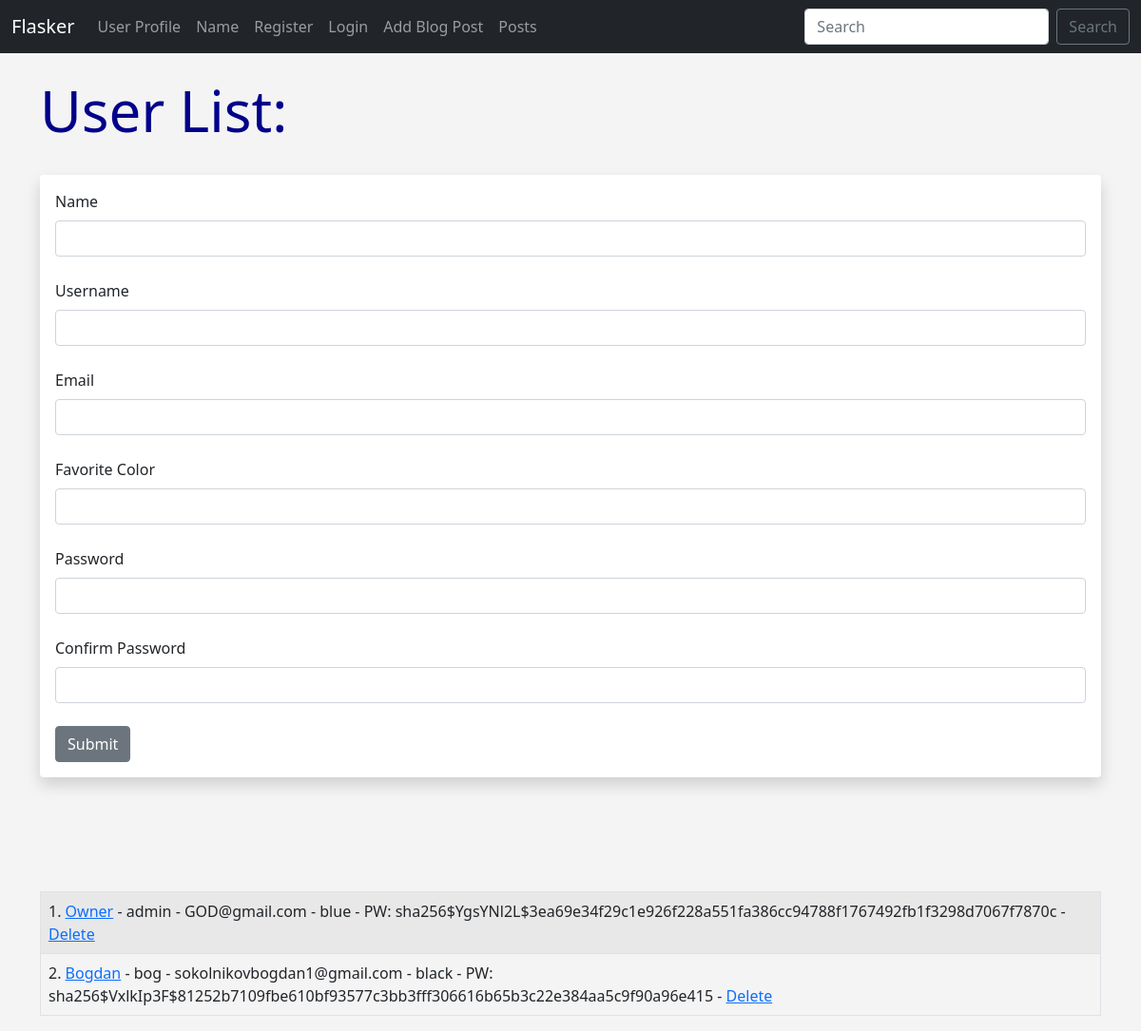
Screenshot of /user/add with the database file from the repository.
### hello.py (models this page shows, shortened)
class Users(db.Model, UserMixin):
	id = db.Column(db.Integer, primary_key=True)
	username = db.Column(db.String(20), nullable=False, unique=True)
	name = db.Column(db.String(200), nullable=False)
	email = db.Column(db.String(120), nullable=False, unique=True)
	favorite_color = db.Column(db.String(120))
	about_author = db.Column(db.Text(500), nullable=True)
	date_added = db.Column(db.DateTime, default=datetime.utcnow)
	profile_pic = db.Column(db.String(), nullable=True)
	password_hash = db.Column(db.String(128))
	posts = db.relationship('Posts', backref='poster')
	@property
	def password(self):
		raise AttributeError('password is not a readable attribute!')

### hello.py (the view, shortened to what this page needs)
@app.route('/user/add', methods=['GET', 'POST'])
def add_user():
	name = None
	form = UserForm()
	our_users = Users.query.order_by(Users.date_added)
	return render_template("add_user.html",
		form=form,
		name=name,
		our_users=our_users)

### webforms.py
class UserForm(FlaskForm):
	name = StringField("Name", validators=[DataRequired()])
	username = StringField("Username", validators=[DataRequired()])
	email = StringField("Email", validators=[DataRequired()])
	favorite_color = StringField("Favorite Color")
	about_author = TextAreaField("About Author")
	password_hash = PasswordField('Password', validators=[DataRequired(), EqualTo('password_hash2', message='Passwords Must Match!')])
	password_hash2 = PasswordField('Confirm Password', validators=[DataRequired()])
	profile_pic = FileField("Profile Pic")
	submit = SubmitField("Submit")

class SearchForm(FlaskForm):
	searched = StringField("Searched", validators=[DataRequired()])
	submit = SubmitField("Submit")

### hello.py (called while the page is built)
@app.context_processor
def base():
	form = SearchForm()
	return dict(form=form)

### templates/add_user.html (shortened to what this page needs)
{% extends 'base.html' %}
{% block content %}
{% if name %}
	<h1>User Added!</h1>
	<br/><br/>
<table class="table table-hover table-bordered table-striped">
{% for our_user in our_users %}
	<tr>
	<td>{{ our_user.id }}. <a href="{{ url_for('update', id=our_user.id)}}">{{ our_user.name }}</a> - {{ our_user.email }} - {{ our_user.favorite_color }} -
		<a href="{{ url_for('delete', id=our_user.id)}}">Delete</a></td>
	</tr>
{% endfor %}
</table>
{% else %}
	<h1>User List:</h1>
	<br/>
<div class="shadow p-3 mb-5 bg-body rounded">
	<form method="POST">
		{{ form.name.label(class="form-label") }}
		{{ form.name(class="form-control") }}
		<br/>
		{{ form.username.label(class="form-label") }}
		{{ form.username(class="form-control") }}
		<br/>
		{{ form.email.label(class="form-label") }}
		{{ form.email(class="form-control") }}
		<br/>
		{{ form.favorite_color.label(class="form-label") }}
		{{ form.favorite_color(class="form-control") }}
		<br/>
		{{ form.password_hash.label(class="form-label") }}
		{{ form.password_hash(class="form-control") }}
		<br/>
		{{ form.password_hash2.label(class="form-label") }}
		{{ form.password_hash2(class="form-control") }}
		<br/>
		{{ form.submit(class="btn btn-secondary") }}
	</form>
</div>
<br/><br/><br/>
<table class="table table-hover table-bordered table-striped">
{% for our_user in our_users %}
	<tr>
	<td>{{ our_user.id }}. <a href="{{ url_for('update', id=our_user.id)}}">{{ our_user.name }}</a> - {{our_user.username }} - {{ our_user.email }} - {{ our_user.favorite_color }} -
	PW: {{ our_user.password_hash }} -
	<a href="{{ url_for('delete', id=our_user.id)}}">Delete</a></td>
	</tr>
{% endfor %}
</table>
{% endif %}
{% endblock %}

### static/css/style.css (style rules this page uses)
h1 { color: darkblue; font-size:60px; }
body { background: #f4f4f4; }

### rows the page displays
Users: id "1", name "Owner", username "admin", email "GOD@gmail.com", favorite_color "blue", password_hash "sha256$YgsYNl2L$3ea69e34f29c1e926f228a551fa386cc94788f1767492fb1f3298d7067f7870c"
Users: id "2", name "Bogdan", username "bog", email "sokolnikovbogdan1@gmail.com", favorite_color "black", password_hash "sha256$VxlkIp3F$81252b7109fbe610bf93577c3bb3fff306616b65b3c22e384aa5c9f90a96e415"
